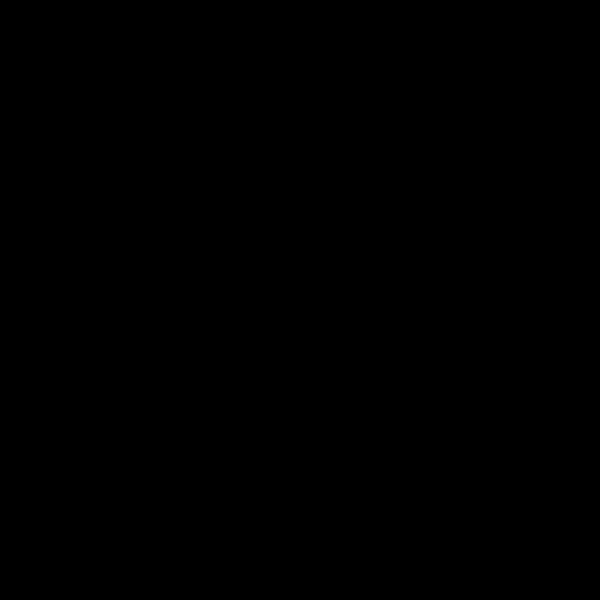
Frame 1 (no input)
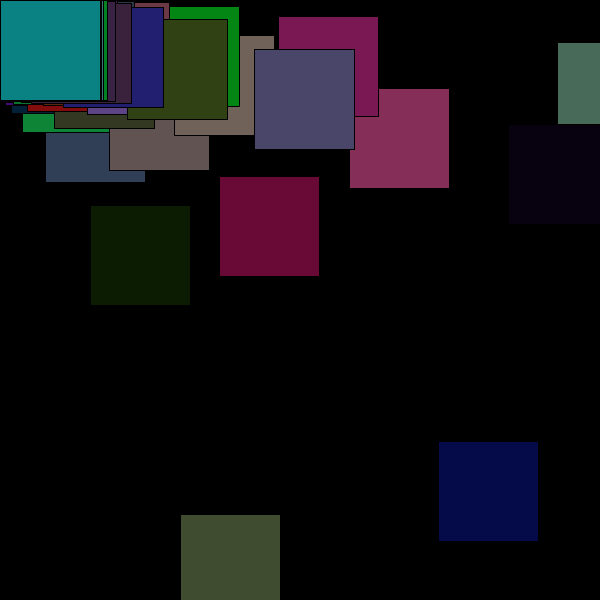
Frame 60 (the mouse pressed at the canvas centre just before this capture)
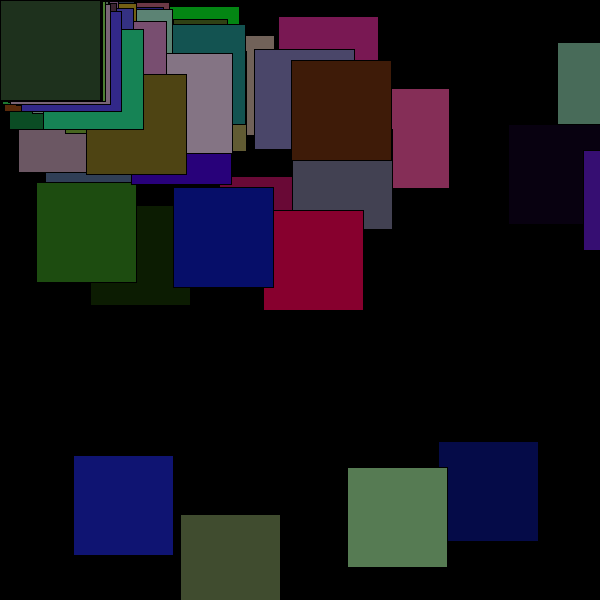
Frame 120 (the mouse held since frame 60 and released just before this capture)

The Processing sketch that drew these frames (run headless with seeded random() and noise(); from frame 60 on, the mouse is pressed at the canvas centre):

// Processing sketch: HOMEWORKWEEK2
// ── HOMEWORKWEEK2.pde
Circle c;
ArrayList <Circle> cDot;

void setup(){
  
  size(600, 600);
  background(0);
  
  c = new Circle(random(50, width), random(0,height));
  cDot = new ArrayList<Circle>();
  
}

void draw(){
 
  
  for(int i = 0; i < cDot.size(); i++){
    Circle c = cDot.get(i);
    c.directional();
    c.display();
    c.mvement();
    }
    
   if(frameCount%10 == 0 ){
     cDot.add(new Circle(random(50, width), random(0, height)));
     
   }
}

// ── Circle.pde
class Circle {
  float x;
  float y;
  float s;
  float move;

  
  Circle(float x1, float y1){
    x = x1;
    y = y1;
    s = 100;
    move = random(0.4, 2.5);
 
  }
    
  void display(){
    fill(random(140), random(140), random(140));
    rect(x, y, s, s);
    
  }
  
  void mvement(){
      x *= 0.5;
      y *= 0.4;
  

  }
  void directional(){
      if(key == CODED){
         if( keyCode == UP){
            rotate( 11 * PI / 6);
          } else if (keyCode == DOWN) {
            rotate(PI / 4);
          }
              }     
           }
}
